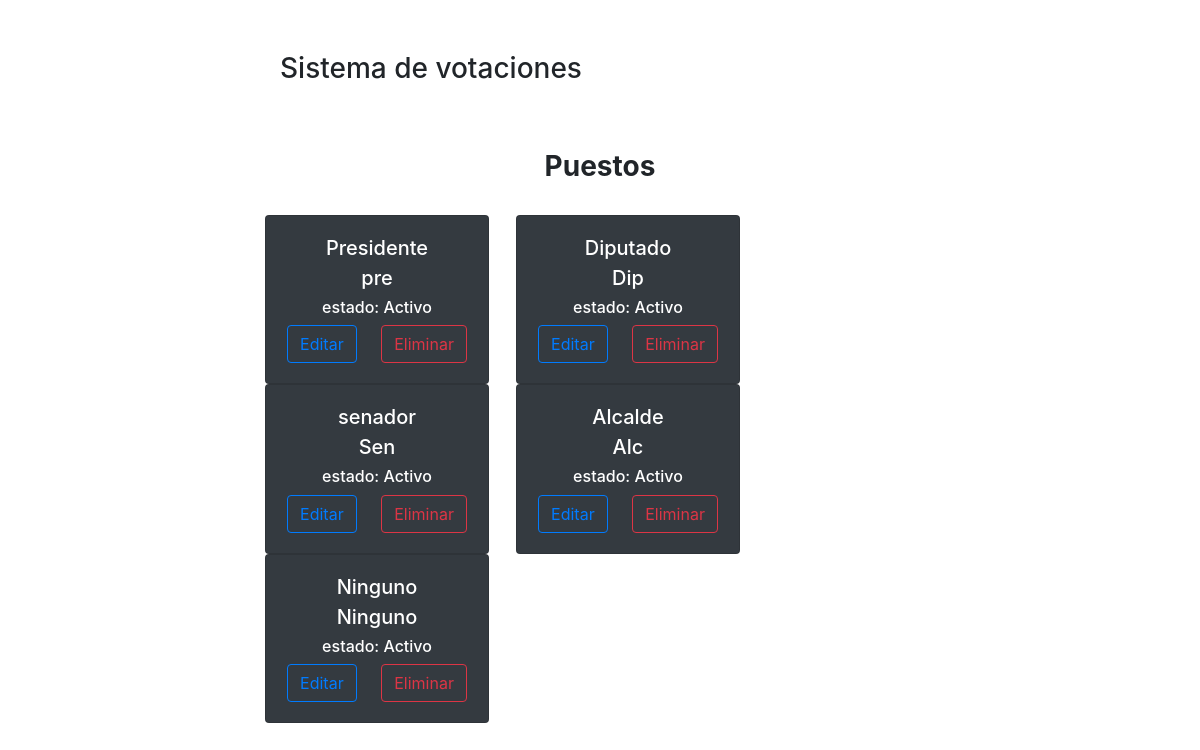
Page /puestoElectivo/listarpuesto.php on the committed database.
### tables this page shows
CREATE TABLE `puesto_electivo` (
  `id` int(11) NOT NULL,
  `nombre` varchar(30) NOT NULL,
  `descripcion` varchar(1000) NOT NULL,
  `estado` tinyint(1) NOT NULL
);

### database/Context.php (called while the page is built, shortened)
<?php
class Context{
    function __construct($directory)
    {
        $this->filehandler = new JsonFileHandler($directory,"configuration");
        $this->db = new mysqli("localhost","root","","proyecto_final");
    }
}
?>

### database/JsonFileHandler.php (called while the page is built, shortened)
<?php
class JsonFileHandler implements FileHandler{
public $directory;
public $filename;
function __construct($directory, $filename){
  $this->directory = $directory;
  $this->filename = $filename;
}
  function ReadConfiguration(){
    $path = $this->directory . "/". $this->filename  . ".json";
    if(file_exists($path)){
      $file = fopen($path, "r");
      $contents = fread($file,filesize($path));
      fclose($file);
      return json_decode($contents);
    }
    else{
      return false;
    }
  }
}
?>

### puestoElectivo/puestoservice.php (called while the page is built, shortened)
<?php
class puestoservice implements Iserviciobase{
    private $context;
    public function __construct($directory){
        $this->context = new Context($directory);
    }
    public function Getlista(){
        $listarpuesto = array();
        $stmt = $this->context->db->prepare("select * from puesto_electivo");
        $stmt->execute();
        $result= $stmt->get_result();
        if($result->num_rows === 0){
            return $listarpuesto;
        }else{
            while($row = $result->fetch_object()){
              $puesto = new puestoelectivo();
                $puesto->id = $row->id;
                $puesto->nombre = $row->nombre;
                $puesto->descripcion = $row->descripcion;
                $puesto->estado = $row->estado;
                array_push($listarpuesto,$puesto);
            }
        }
        return $listarpuesto;
    }
}

### puestoElectivo/listarpuesto.php (the view, shortened to what this page needs)
<?php
include "../layout/layout.php";
require_once "puestoservice.php";
require_once "../database/Context.php";
require_once "../database/JsonFileHandler.php";
$service = new puestoservice("database");
$listarpuesto = $service->Getlista();
?>
<body class="text-center">
    <div class="cover-container d-flex w-100 h-100 p-3 mx-auto flex-column">
  <header class="masthead mb-10%">
    <div class="inner">
      <nav class="nav nav-masthead justify-content-center">
        <a class="nav-link active" href="../admin/admin.php">Atras</a>
      </nav>
    </div>
<link rel="stylesheet" href="https://maxcdn.bootstrapcdn.com/bootstrap/4.0.0/css/bootstrap.min.css">
<h3 class="font-weight-bold">Puestos</h3>
<br>
<div class="row">
<?php foreach ($listarpuesto as $puesto) : ?>
  <div class="card text-white bg-dark cover-container" style=" width: 14rem";>
                 <div class="card-body">
                       <h5 class="card-title"> <?php echo $puesto->nombre?></h5>
                       <h5 class="card-subtitle mb-2"><?php echo $puesto->descripcion?></h5>
                      <h6 class="card-text">estado: <?php if ($puesto->estado == 1): ?>
<td>Activo</td>
<?php else: ?>
    <td>Inactivo</td>
<?php endif ?></h6>
                      <a href="editarpuesto.php?id=<?php echo $puesto->id; ?>" class="card-link btn btn-outline-primary">Editar</a>
                      <a href="eliminarpuesto.php?id=<?php echo $puesto->id; ?>" class="card-link btn btn-outline-danger" onclick="return confirmar()">Eliminar</a>
                    </div>
             </div>
             <?php endforeach; ?>
             </div>

### assents/css/style.css (style rules this page uses)
a, a:focus, a:hover { color: #fff; }
html, body { height: 100%; background-color: #333; }
body { display: -ms-flexbox; display: flex; color: #fff; }
.cover-container { max-width: 42em; }
.masthead { margin-bottom: 10%; }
.nav-masthead .nav-link { padding: .25rem 0; font-weight: 700; color: rgba(255, 255, 255, .5); background-color: transparent; border-bottom: .25rem solid transparent; }
.nav-masthead .active { color: #fff; border-bottom-color: #fff; }
@media (min-width: 48em) { .nav-masthead { float: right; } }

### rows in the picture
puesto_electivo: nombre "Presidente", descripcion "pre", estado "Activo"
puesto_electivo: nombre "Diputado", descripcion "Dip", estado "Activo"
puesto_electivo: nombre "senador", descripcion "Sen", estado "Activo"
puesto_electivo: nombre "Alcalde", descripcion "Alc", estado "Activo"
puesto_electivo: nombre "Ninguno", descripcion "Ninguno", estado "Activo"
